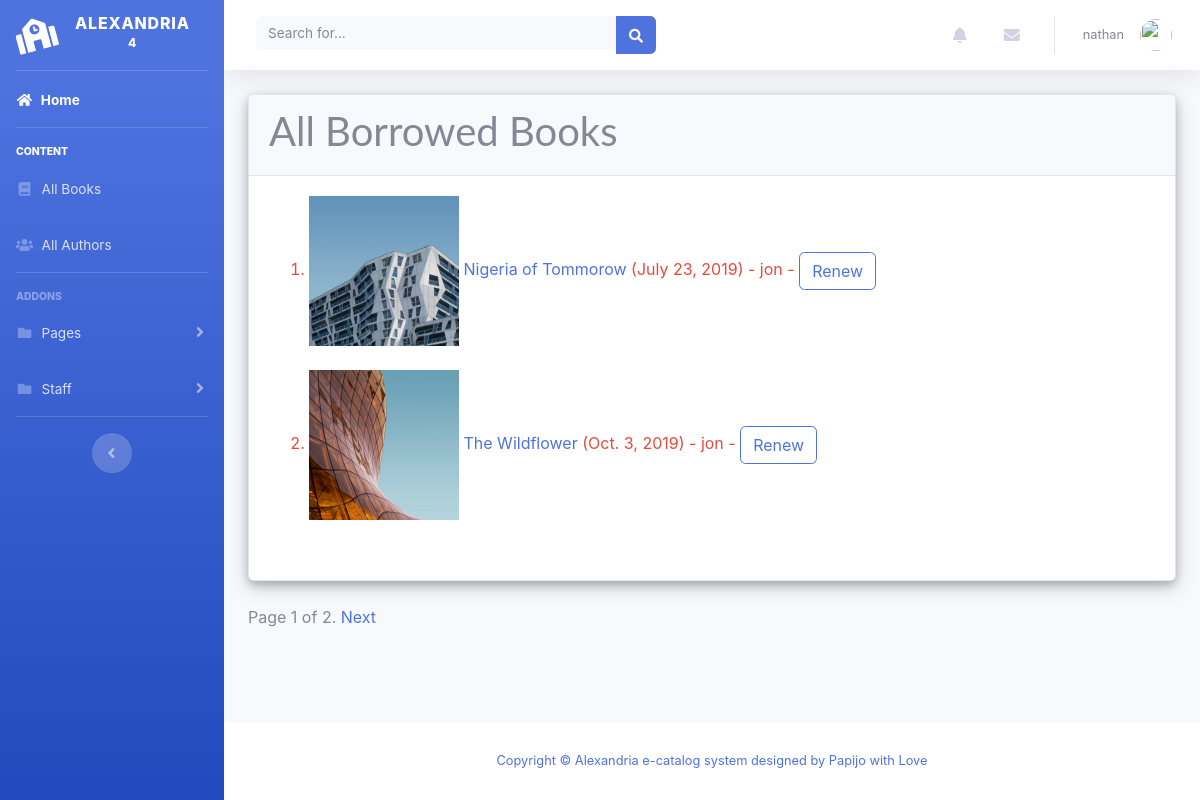
/borrowed/ (signed in), run on the app's committed database.
### catalog/models.py (models this page shows, shortened)
class BookInstance(models.Model):
    id = models.UUIDField(primary_key=True, default=uuid.uuid4, help_text='Unique ID for this particular book across whole library')
    book = models.ForeignKey('Book', on_delete=models.SET_NULL, null=True)
    imprint = models.CharField(max_length=200)
    due_back = models.DateField(null=True, blank=True)
    borrower = models.ForeignKey(User, on_delete=models.SET_NULL, null=True, blank=True)
    LOAN_STATUS = (
        ('m', 'Maintenance'),
        ('o', 'On loan'),
        ('a', 'Available'),
        ('r', 'Reserved'),
    )
    status = models.CharField(
        max_length=1,
        choices=LOAN_STATUS,
        blank=True,
        default='m',
        help_text='Book availability',
    )
    class Meta:
        ordering = ['due_back']
        permissions = (("can_mark_returned", "Set book as returned"),)
    @property
    def is_overdue(self):
        if self.due_back and date.today() > self.due_back:
            return True
        return False

class Book(models.Model):
    title = models.CharField(max_length=200)
    author = models.ForeignKey('Author', on_delete=models.SET_NULL, null=True)
    summary = models.TextField(max_length=1000, help_text='Enter a brief description of the book')
    isbn = models.CharField('ISBN', max_length=13, help_text='13 Character <a href="https://www.isbn-international.org/content/what-isbn">ISBN number</a>')
    genre = models.ManyToManyField(Genre, help_text='Select a genre for this book')
    language = models.ForeignKey('Language', on_delete=models.SET_NULL, null=True)
    image = models.ImageField(upload_to='uploads/book', blank=True, null = True)
    def display_genre(self):
        """Create a string for the Genre. This is required to display genre in Admin."""
        return ', '.join(genre.name for genre in self.genre.all()[:3])
    display_genre.short_description = 'Genre'
    def book_cover(self):
        return format_html('<img src = "/media/%s" width="100" height="100" />' % (self.image))
    book_cover.short_description = 'Image'
    book_cover.allow_tags = True

### catalog/views.py (the view)
# urls.py: path(r'borrowed/', views.LoanedBooksAllListView.as_view(), name='all-borrowed'),
class LoanedBooksAllListView(PermissionRequiredMixin, generic.ListView):
    model = BookInstance
    permission_required = 'catalog.can_mark_returned'
    template_name = 'catalog/bookinstance_list_borrowed_all.html'
    paginate_by = 2
    def get_queryset(self):
        return BookInstance.objects.filter(status__exact='o').order_by('due_back')

### catalog/templates/catalog/bookinstance_list_borrowed_all.html
{% extends "base_generic.html" %}
{% block content %}
    <div class="card mb-4">
      <div class="card-header">
        <h1>All Borrowed Books</h1>
      </div>
      <div class="card-body">
        {% if bookinstance_list %}
    <ol>
      {% for bookinst in bookinstance_list %}
      <li class="{% if bookinst.is_overdue %}text-danger{% endif %}">
          <img height="150" width="150" src="{{ bookinst.book.image.url }}" />
        <a href="{% url 'book-detail' bookinst.book.pk %}">{{bookinst.book.title}}</a> ({{ bookinst.due_back }}) {% if user.is_staff %}- {{ bookinst.borrower }}{% endif %} {% if perms.catalog.can_mark_returned %}- <a class="btn btn-outline-primary" href="{% url 'renew-book-librarian' bookinst.id %}">Renew</a>  {% endif %}
      </li>
      <br/>
      {% endfor %}
    </ol>
    {% else %}
      <p>There are no books borrowed.</p>
    {% endif %}
      </div>
    </div>
{% endblock %}

### catalog/templates/base_generic.html (shortened to what this page needs)
<!DOCTYPE html>
<html lang="en">
<head>
  {% load static %}
  <link rel="stylesheet" href="{% static 'css/bootstrap.min.css' %}">
  <link rel="stylesheet" href="{% static 'css/css/all.css' %}">
  <link rel="stylesheet" href="{% static 'css/css/brands.css' %}">
  <link rel="stylesheet" href="{% static 'css/css/fontawesome.css' %}">
  <link rel="stylesheet" href="{% static 'css/animate.css' %}">
  <link rel="stylesheet" href="{% static 'css/style.css' %}">
  <link rel="stylesheet" href="{% static 'css/css/solid.css' %}">
  <link rel="stylesheet" href="{% static 'css/landing-page.css' %}">
  <link rel="stylesheet" href="{% static 'css/sb-admin-2.css' %}">
</head>
<body id="page-top">
    <div id="wrapper">
      <ul class="navbar-nav bg-gradient-primary sidebar sidebar-dark accordion" id="accordionSidebar">
        <a class="sidebar-brand d-flex align-items-center justify-content-center" href="{% url 'homepage' %}">
          <div class="sidebar-brand-icon rotate-n-15">
            <i class="fas fa-school"></i>
          </div>
          <div class="sidebar-brand-text mx-3">Alexandria <sup>4</sup></div>
        </a>
        <hr class="sidebar-divider my-0">
        <li class="nav-item active">
          <a class="nav-link" href="{% url 'index' %}">
            <i class="fas fa-fw fa-home"></i>
            <span>Home</span></a>
        </li>
        <hr class="sidebar-divider">
        <div class="sidebar-heading text-white">
          Content
        </div>
        <li class="nav-item">
          <a class="nav-link collapsed" href="{% url 'books' %}"  >
            <i class="fas fa-fw fa-book"></i>
            <span>All Books</span>
          </a>
        </li>
        <li class="nav-item">
          <a class="nav-link collapsed" href="{% url 'authors' %}" >
            <i class="fas fa-fw fa-users"></i>
            <span>All Authors</span>
          </a>
        </li>
        <hr class="sidebar-divider">
        <div class="sidebar-heading">
          Addons
        </div>
        <li class="nav-item">
          <a class="nav-link collapsed" href="#" data-toggle="collapse" data-target="#collapsePages" aria-expanded="true" aria-controls="collapsePages">
            <i class="fas fa-fw fa-folder"></i>
            <span>Pages</span>
          </a>
        </li>
        {% if user.is_staff %}
        <li class="nav-item">
            <a class="nav-link collapsed" href="#" data-toggle="collapse" data-target="#collapseStaff" aria-expanded="true" aria-controls="collapsePages">
              <i class="fas fa-fw fa-folder"></i>
              <span>Staff</span>
            </a>
          </li>
          {% endif %}
        <hr class="sidebar-divider d-none d-md-block">
        <div class="text-center d-none d-md-inline">
          <button class="rounded-circle border-0" id="sidebarToggle"></button>
        </div>
      </ul>
      <div id="content-wrapper" class="d-flex flex-column">
        <div id="content">
          <nav class="navbar navbar-expand navbar-light bg-white topbar mb-4 static-top shadow">
            <form class="d-none d-sm-inline-block form-inline mr-auto ml-md-3 my-2 my-md-0 mw-100 navbar-search">
              <div class="input-group">
                <input type="text" class="form-control bg-light border-0 small" placeholder="Search for..." aria-label="Search" aria-describedby="basic-addon2">
                <div class="input-group-append">
                  <button class="btn btn-primary" type="button">
                    <i class="fas fa-search fa-sm"></i>
                  </button>
                </div>
              </div>
            </form>
            <ul class="navbar-nav ml-auto">
              <li class="nav-item dropdown no-arrow mx-1">
                <a class="nav-link dropdown-toggle" href="#" id="alertsDropdown" role="button" data-toggle="dropdown" aria-haspopup="true" aria-expanded="false">
                  <i class="fas fa-bell fa-fw"></i>
                </a>
              </li>
              <li class="nav-item dropdown no-arrow mx-1">
                <a class="nav-link dropdown-toggle" href="#" id="messagesDropdown" role="button" data-toggle="dropdown" aria-haspopup="true" aria-expanded="false">
                  <i class="fas fa-envelope fa-fw"></i>
                </a>
              </li>
              {% if user.is_authenticated %}
              <li class="nav-item dropdown no-arrow">
                <a class="nav-link dropdown-toggle" href="#" id="userDropdown" role="button" data-toggle="dropdown" aria-haspopup="true" aria-expanded="false">
                  <span class="mr-2 d-none d-lg-inline text-gray-600 small">{{ user.get_username }}</span>
                  <img class="img-profile rounded-circle" src="https://source.unsplash.com/QAB-WJcbgJk/60x60">
                </a>
              </li>
              {% endif %}
            </ul>
          </nav>
          <div class="container-fluid" >
            {% block content %}{% endblock %}
            {% block pagination %}
            {% if is_paginated %}
                <div class="pagination">
                    <span class="page-links">
                        <span class="page-current">
                            Page {{ page_obj.number }} of {{ page_obj.paginator.num_pages }}.
                        </span>
                        {% if page_obj.has_next %}
                            <a href="{{ request.path }}?page={{ page_obj.next_page_number }}">Next</a>
                        {% endif %}
                    </span>
                </div>
            {% endif %}
          {% endblock %}
          </div>
        </div>
        <footer class="sticky-footer bg-white">
          <div class="container my-auto">
            <div class="copyright text-center my-auto">
              <span><a href="http://ebhota.github.io/">Copyright &copy; Alexandria e-catalog system designed by Papijo with Love</a> </span>
            </div>
          </div>
        </footer>
      </div>
    </div>
  </body>
</html>

### catalog/static/css/css/all.css (style rules this page uses)
.fa, .fas, .far, .fal, .fad, .fab { -moz-osx-font-smoothing: grayscale; -webkit-font-smoothing: antialiased; display: inline-block; font-style: normal; font-variant: normal; text-rendering: auto; line-height: 1; }
.fa-sm { font-size: .875em; }
.fa-fw { text-align: center; width: 1.25em; }
.fa-bell:before { content: "\f0f3"; }
.fa-book:before { content: "\f02d"; }
.fa-envelope:before { content: "\f0e0"; }
.fa-folder:before { content: "\f07b"; }
.fa-home:before { content: "\f015"; }
.fa-school:before { content: "\f549"; }
.fa-search:before { content: "\f002"; }
.fa-users:before { content: "\f0c0"; }
.fa, .fas { font-family: 'Font Awesome 5 Free'; font-weight: 900; }

### catalog/static/css/style.css (style rules this page uses)
div.card { box-shadow: 0 4px 8px 0 rgba(0, 0, 0, 0.2), 0 6px 20px 0 rgba(0, 0, 0, 0.19); }

### catalog/static/css/css/solid.css (style rules this page uses)
.fa, .fas { font-family: 'Font Awesome 5 Free'; font-weight: 900; }

### catalog/static/css/landing-page.css (style rules this page uses)
body { font-family: 'Lato', 'Helvetica Neue', Helvetica, Arial, sans-serif; }
h1, h2, h3, h4, h5, h6 { font-family: 'Lato', 'Helvetica Neue', Helvetica, Arial, sans-serif; font-weight: 700; }

### data on the page
BookInstance: book.image (picture), book "Nigeria of Tommorow", due_back "July 23, 2019", borrower "jon"
BookInstance: book.image (picture), book "The Wildflower", due_back "Oct. 3, 2019", borrower "jon"

### other printed values
{{ user.get_username }} "nathan"
{{ page_obj.number }} "1"
{{ page_obj.paginator.num_pages }} "2"
